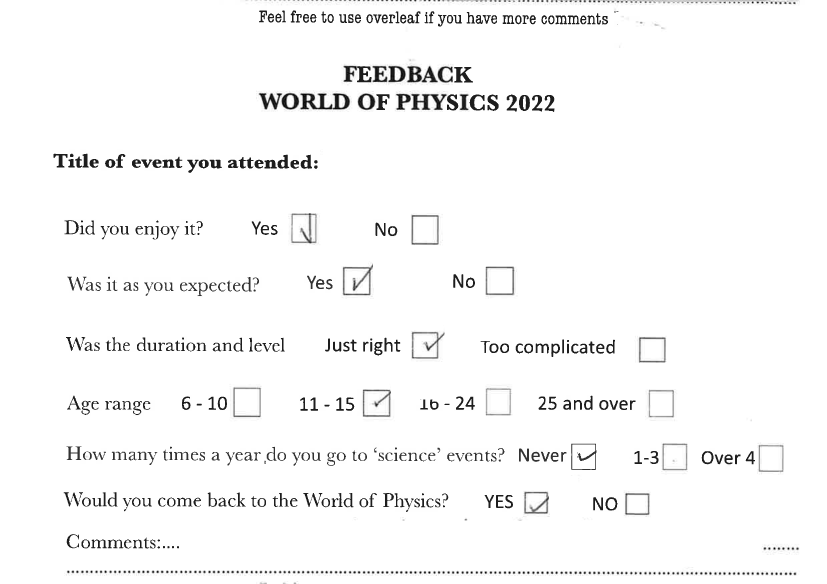
#> input picture womad_feedback/src_images/2022.png, 1654 x 1168 px (shown at 1/2 size); its folder holds only this picture in this run
$ python -i regions.py   (imports and definitions only)
#> lines starting #> are read from the running program, lines starting #| are printed output that depends on the picture; after the words box and inside, x2 and y2 are one past the last pixel; in counts of white or black regions, pixels touching at a corner belong together
### womad_feedback/average.py
from pathlib import Path

import click
import cv2
import numpy as np
from scipy import stats

ROOT = Path(__file__).parent.parent


# [62 lines left out: functions create_average_image, least_black, crop_image, not called in this run]


def crop_region(image, x1, y1, x2, y2, pad_value=-1):
    """
    Crop the image to the given region. If any of the coordinates fall outside of the image dimensions, then
    pad the image with white pixels.
    """
    # Get image dimensions
    height, width = image.shape[:2]

    # Check if coordinates fall outside, in which case we apply padding
    if pad_value > 0:
        if x1 < 0:
            image = np.pad(
                image, ((0, 0), (-x1, 0)), mode="constant", constant_values=pad_value
            )
            x2 -= x1
            x1 = 0
        if y1 < 0:
            image = np.pad(
                image, ((-y1, 0), (0, 0)), mode="constant", constant_values=pad_value
            )
            y2 -= y1
            y1 = 0
        if x2 > width:
            image = np.pad(
                image,
                ((0, 0), (0, x2 - width)),
                mode="constant",
                constant_values=pad_value,
            )
        if y2 > height:
            image = np.pad(
                image,
                ((0, y2 - height), (0, 0)),
                mode="constant",
                constant_values=pad_value,
            )

    # Crop the image
    cropped_image = image[y1:y2, x1:x2]

    return cropped_image


# [42 lines left out: function average_images, not called in this run]


# [2 lines that do not run on import are left out]

### womad_feedback/align.py
import shutil
from pathlib import Path
from typing import Any, NamedTuple

import click
import cv2
import numpy as np
from tqdm import tqdm


class ImageStats(NamedTuple):
    keypoints: Any
    descriptors: Any
    image: Any


class ImageAligner:
    def __init__(self, use_sift=False, use_knn=False) -> None:
        self.use_sift = use_sift
        self.use_knn = use_knn
        self.detector = cv2.SIFT_create() if use_sift else cv2.ORB_create()
        self.bf = cv2.BFMatcher(
            cv2.NORM_L2 if use_sift else cv2.NORM_HAMMING, crossCheck=True
        )
        self.base_images = {}

    def get_image_stats(self, image):
        keypoints, descriptors = self.detector.detectAndCompute(image, None)
        return ImageStats(keypoints, descriptors, image)

    def add_base_image(self, name, image):
        self.base_images[name] = self.get_image_stats(image)

    # [75 lines left out: functions find_best_match, align, align_with_stats, align_session, not called in this run]

### womad_feedback/regions.py
import shutil
import traceback
from pathlib import Path

import click
import cv2
import numpy as np
import pandas as pd
import yaml
from tqdm import tqdm

from womad_feedback.align import ImageAligner
from womad_feedback.average import crop_region
from womad_feedback.src_images import IMAGE_PATH, IMAGES

BOX_SIZE = 15
BOX_CROP = 15
NUMBERS_WIDTH = 600
NUMBERS_HEIGHT = 40
NUMBERS_OFFSETS = [-280, -125, 2, 135, 270]


def region_definitions():
    with IMAGE_PATH.joinpath("regions.yaml").open("rt") as f:
        questions = yaml.safe_load(f)["questions"]

    for _, template_def in questions.items():
        for q, q_def in template_def.items():
            if "numbers" in q_def:
                pos = q_def["numbers"]["pos"]
                q_def["boxes"] = boxes = {}
                boxes["Disagree"] = dict(
                    pos=(pos[0] - 440, pos[1]), answer="disagree", width=100
                )
                for i in range(1, 6):
                    x = pos[0] + NUMBERS_OFFSETS[i - 1]
                    boxes[f"{i}"] = dict(pos=(x, pos[1]), answer=i)

                boxes["Agree"] = dict(
                    pos=(pos[0] + 400, pos[1]), answer="agree", width=100
                )

    return questions


# [17 lines left out: function radial_weights, not called in this run]


def _gscale(image):
    """Transform image to gray scale"""
    if isinstance(image, Path):
        image = image.as_posix()
    if isinstance(image, str):
        return cv2.imread(image, cv2.IMREAD_GRAYSCALE)
#> returned value is the input picture: shape (1168, 1654); min 0, max 255, mean 247.5
    return cv2.cvtColor(image, cv2.COLOR_BGR2GRAY)


class RegionExtractor:
    def __init__(self, mask_size=7):
        self.defintions = region_definitions()
        self.templates = {template.stem: _gscale(template) for template in IMAGES}
#> self.templates = 1 item
        self.aligner = ImageAligner(use_sift=True, use_knn=True)

        self.template_regions = {}
        self.template_masks = {}

        for template_name, template in self.templates.items():
            self.template_regions.update(
                self.get_image_regions(template, template_name)
            )
#> this loop made 1 pass
#> template_name on pass 1: '2022'
#> pass 1, in crop_region (call 8), `cropped_image = image[y1:y2, x1:x2]`:
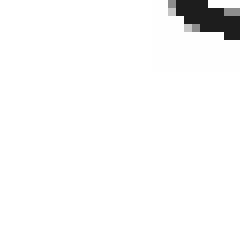
#> cropped_image: shape (30, 30) (shown 8 times larger); min 29, max 255, mean 248.3
#> pass 1, in crop_region (call 9), `cropped_image = image[y1:y2, x1:x2]`:
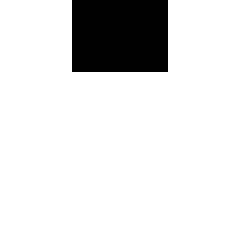
#> cropped_image: shape (30, 30) (shown 8 times larger); values 254 (black) and 255 (white), 88% white; 1 black region, box (x1, y1, x2, y2) and area: (9, 0, 21, 9) 108
#> pass 1, in crop_region (call 10), `cropped_image = image[y1:y2, x1:x2]`:
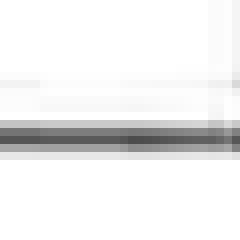
#> cropped_image: shape (30, 30) (shown 8 times larger); min 76, max 255, mean 238.3
#> after the loop, self.template_regions = 15 items

        for region_name, image_region in self.template_regions.items():
            self.aligner.add_base_image(region_name, image_region)
#> this loop made 15 passes

        for region_name, image_region in self.template_regions.items():
            _, average_tresh = cv2.threshold(image_region, 200, 255, cv2.THRESH_BINARY)

            # Create a kernel for dilation, you can change its size and shape
            kernel = np.ones((mask_size, mask_size), np.uint8)

            inverted_mask = cv2.bitwise_not(average_tresh)
            # Assuming `mask` is your average binary mask image
            dilated_mask = cv2.dilate(
                inverted_mask, kernel, iterations=1
            )  # Increase the number of iterations for more dilation

            self.template_masks[region_name] = dilated_mask
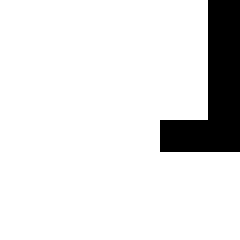
#> average_tresh: shape (30, 30) (shown 8 times larger); 88.9% white; 1 black region, box (x1, y1, x2, y2) and area: (20, 0, 30, 19) 100
#> inverted_mask: shape (30, 30); 11.1% white; 1 white region, box (x1, y1, x2, y2) and area: (20, 0, 30, 19) 100
#> after the loop, self.template_masks = 15 items

    # [26 lines left out: functions markup_image_regions, get_answer_defintion, not called in this run]

    def get_image_regions(self, image, template_name):
        image_regions = {}

        regions = self.defintions[int(template_name)]
        for question_id, question_defintion in regions.items():
            if "boxes" in question_defintion:
                for box_id, box in question_defintion["boxes"].items():
                    x, y = box["pos"]
                    image_regions[
                        f"{template_name}_{question_id}_{box_id}"
                    ] = crop_region(
                        image,
                        x - BOX_SIZE,
                        y - BOX_SIZE,
                        x + BOX_SIZE,
                        y + BOX_SIZE,
                        pad_value=255,
                    )

        return image_regions

    # [11 lines left out: functions get_all_question_ids, get_all_question_names, not called in this run]

    def extract_regions(self, image_path: Path, template_name=None, align=True):
        if not template_name:
#> (the run stopped early here; a loop or call above may not have finished)
